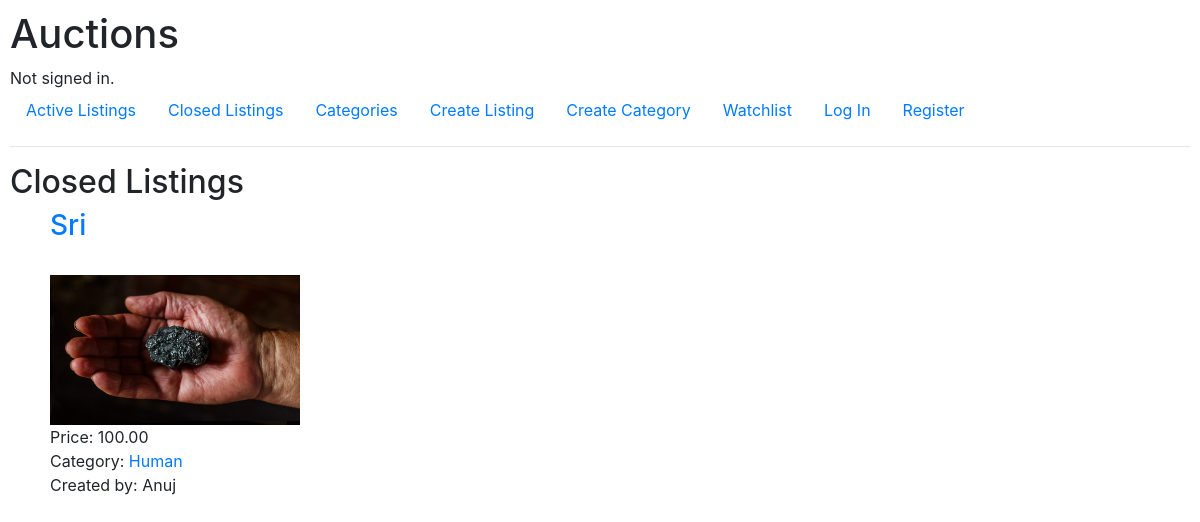
/closed_listings, run on the app's committed database.
### auctions/models.py (models this page shows, shortened)
class AuctionListing(models.Model):
    title = models.CharField(max_length=64)
    starting_bid = models.DecimalField(max_digits=10, decimal_places=2)  # Use DecimalField for money.
    description = models.CharField(max_length=256)
    category = models.ForeignKey(Category, on_delete=models.SET_NULL, related_name="items", blank=True, null=True)
    image = models.ImageField(upload_to='auctions/media/', blank=True, null=True)
    seller = models.ForeignKey(User, on_delete=models.CASCADE, related_name="items")
    active = models.BooleanField(default=True)
    winner = models.ForeignKey(User, on_delete=models.CASCADE, related_name="winnings", blank=True, null=True)
    fin_price = models.DecimalField(max_digits=10, decimal_places=2, blank=True, null=True)

class Category(models.Model):
    name = models.CharField(max_length=64)
    def __str__(self):
        return self.name

class User(AbstractUser):
    pass

### auctions/views.py (the view)
# urls.py: path("closed_listings", views.cls_listing, name="cls_listings"),
def cls_listing(request):
    items = AuctionListing.objects.filter(active=False)
    return render(request, "auctions/cls_listings.html", {
        "list": items
        })

### auctions/templates/auctions/cls_listings.html
{% extends "auctions/layout.html" %}
{% block body %}
    <h2>Closed Listings</h2>
    <ul>
        {% for item in list %}
                <a href="{% url 'item' item.id %}"> <h3>{{ item.title }} </h3> </a> <br>
                {% if item.image %}
                    <img src="{{ item.image.url }}" alt="image" width="250" height="150">
                {% endif %}
                <br>
                Price: {{ item.starting_bid }} <br>
                Category: <a href="{% url 'category' item.category %}"> {{ item.category }} </a> <br>
                Created by: {{ item.seller }} <br>
        {% endfor %}
    </ul>
{% endblock %}

### auctions/static/styles.css (style rules this page uses)
body { padding: 10px; }

### data on the page
AuctionListing: title "Sri", image (picture), starting_bid "100.00", category "Human", seller "Anuj"
